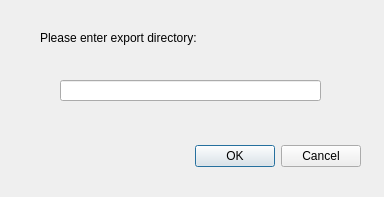
<?xml version="1.0" encoding="UTF-8"?>
<ui version="4.0">
 <class>ExportDirectoryDialog</class>
 <widget class="QDialog" name="ExportDirectoryDialog">
  <property name="geometry">
   <rect>
    <x>0</x>
    <y>0</y>
    <width>384</width>
    <height>197</height>
   </rect>
  </property>
  <property name="windowTitle">
   <string>Dialog</string>
  </property>
  <widget class="QDialogButtonBox" name="buttonBox">
   <property name="geometry">
    <rect>
     <x>20</x>
     <y>140</y>
     <width>341</width>
     <height>32</height>
    </rect>
   </property>
   <property name="orientation">
    <enum>Qt::Horizontal</enum>
   </property>
   <property name="standardButtons">
    <set>QDialogButtonBox::Cancel|QDialogButtonBox::Ok</set>
   </property>
  </widget>
  <widget class="QLabel" name="label">
   <property name="geometry">
    <rect>
     <x>40</x>
     <y>30</y>
     <width>201</width>
     <height>16</height>
    </rect>
   </property>
   <property name="text">
    <string>Please enter export directory:</string>
   </property>
  </widget>
  <widget class="QLineEdit" name="lineEdit">
   <property name="geometry">
    <rect>
     <x>60</x>
     <y>80</y>
     <width>261</width>
     <height>21</height>
    </rect>
   </property>
  </widget>
 </widget>
 <resources/>
 <connections>
  <connection>
   <sender>buttonBox</sender>
   <signal>accepted()</signal>
   <receiver>ExportDirectoryDialog</receiver>
   <slot>accept()</slot>
   <hints>
    <hint type="sourcelabel">
     <x>248</x>
     <y>254</y>
    </hint>
    <hint type="destinationlabel">
     <x>157</x>
     <y>274</y>
    </hint>
   </hints>
  </connection>
  <connection>
   <sender>buttonBox</sender>
   <signal>rejected()</signal>
   <receiver>ExportDirectoryDialog</receiver>
   <slot>reject()</slot>
   <hints>
    <hint type="sourcelabel">
     <x>316</x>
     <y>260</y>
    </hint>
    <hint type="destinationlabel">
     <x>286</x>
     <y>274</y>
    </hint>
   </hints>
  </connection>
 </connections>
</ui>
